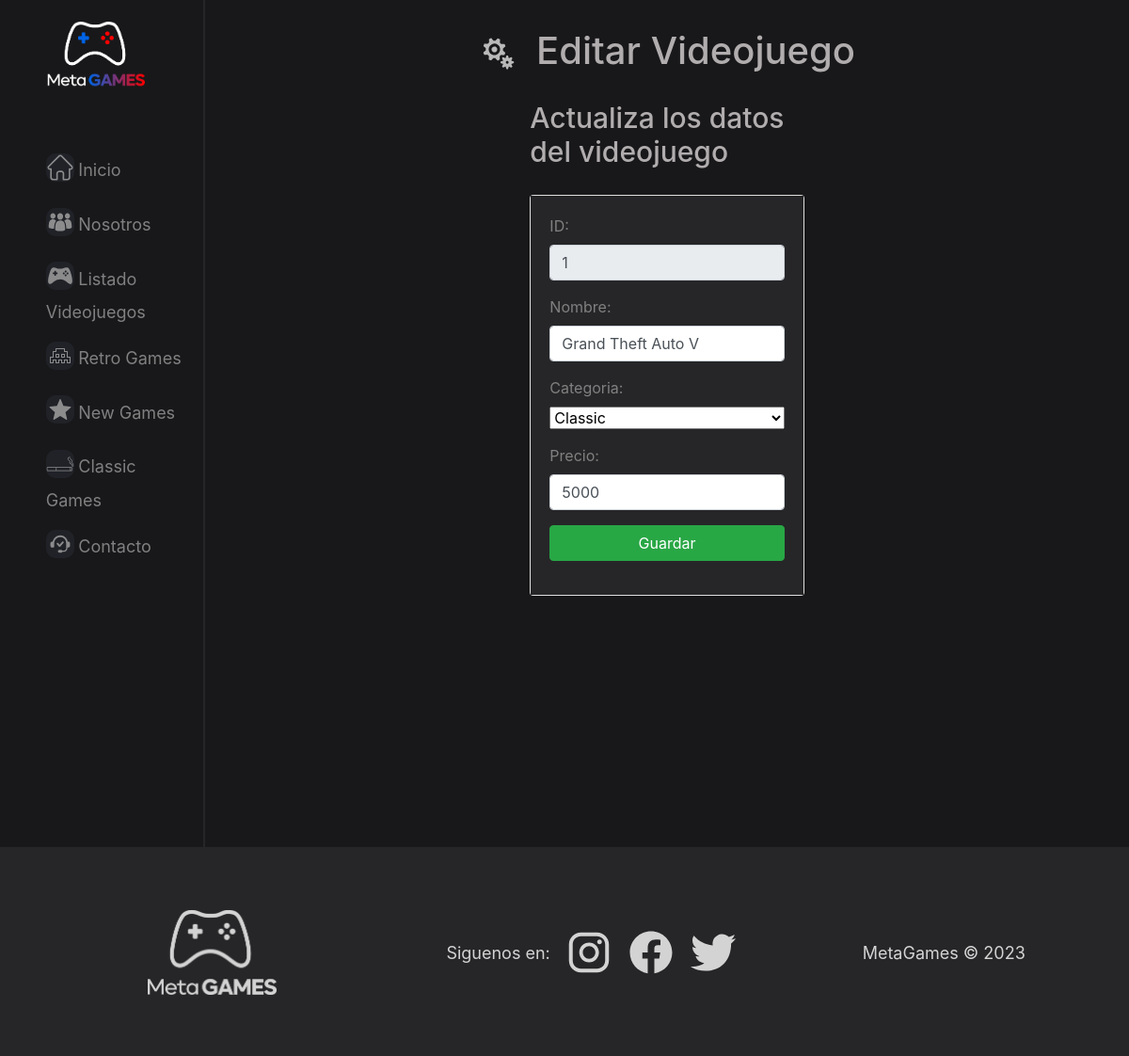
/editar/1, run on an earlier commit of the app's database.
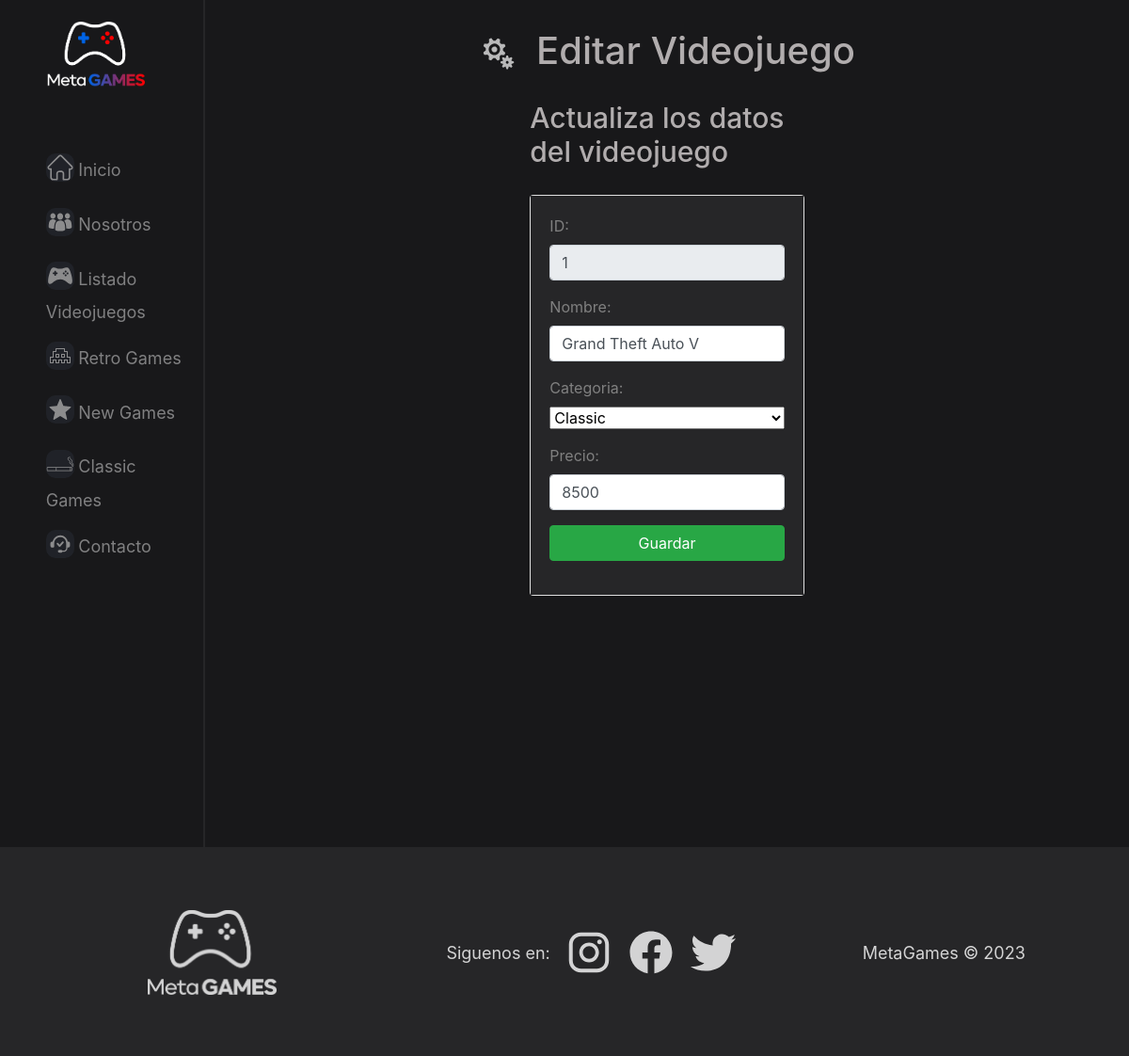
And on a later commit of the database.
### main/models.py (models this page shows, shortened)
class Juego(models.Model):
    id = models.AutoField(primary_key=True)
    nombre = models.CharField(max_length=50)
    categoria = models.ForeignKey('Categoria',on_delete=models.CASCADE, db_column='idCategoria')
    precio = models.IntegerField()
    image = models.ImageField(null=True, blank=True, upload_to="images/")

class Categoria(models.Model):
    id = models.AutoField(db_column='idCategoria', primary_key=True)
    nombre = models.CharField(max_length=50, blank=False, null=False)

### main/views.py (the view)
# urls.py: path('editar/<codigo>', views.editar, name='editar'),
def editar(request, codigo):
    juego = Juego.objects.get(id=codigo)
    categorias = Categoria.objects.all()
    context={"juego":juego,"categorias":categorias}
    return render(request, "main/editar.html", context)

### main/templates/main/editar.html (shortened to what this page needs)
{% load static %}
<!DOCTYPE html>
<html lang="en">
<head>
    <link rel="stylesheet" href="{% static 'main/css/styles.css' %}">
    <link rel="stylesheet" href="https://cdn.jsdelivr.net/npm/bootstrap@4.3.1/dist/css/bootstrap.min.css">
    <link rel="stylesheet" href="https://unicons.iconscout.com/release/v4.0.0/css/line.css"   />
</head>
<body class="cuerpo">
    <nav class="izquierda">
        <img class="logo" src="{% static 'main/media/MetaGamesLogo_2.png' %}" alt="Logo de Meta-Games">
        <ul>
          <li> <img src="{% static 'main/media/icons/Inicio.svg' %}" alt="icon inicio"> <a href="{% url 'index' %}">Inicio</a></li>
          <li> <img src="{% static 'main/media/icons/Nosotros.svg' %}" alt="icon nosotros"> <a href="{% url 'nosotros' %}">Nosotros</a></li>
          <li> <img src="{% static 'main/media/icons/games.svg' %}" alt="icon games"> <a href="{% url 'games' %}">Listado Videojuegos</a></li>
          <li> <img src="{% static 'main/media/icons/Retro.svg' %}" alt="icon retrogames"> <a href="{% url 'retrogames' %}">Retro Games</a></li>
          <li> <img src="{% static 'main/media/icons/Nuevos.svg' %}" alt="icon nuevos"> <a href="{% url 'newgames' %}">New Games</a></li>
          <li> <img src="{% static 'main/media/icons/Clasicos.svg' %}" alt="icon clasicos"> <a href="{% url 'classicgames' %}">Classic Games</a></li>
          <li> <img src="{% static 'main/media/icons/Contactanos.svg' %}"alt="icon contacto"> <a href="{% url 'contactanos' %}">Contacto</a></li>
       </ul>
    </nav>
    <main class="contenido">
        <br>
        <div class="titulo-pagina"><img src="{% static 'main/media/icons/config.svg' %}"><span>Editar Videojuego</span></div>
        <div class="row">
            <div class="col-md-4 offset-md-4">
                <h2 class="subtitulo">Actualiza los datos del videojuego</h2>
                <div class="card">
                    <div class="card-body">
                        <form action="/editarJuego/" method="POST" style="color: grey; background-color: #262628;">
                            <div class="form-group">
                                <label for="id">ID: </label>
                                <input type="text" id="id" name="id" class="form-control" value="{{juego.id}}" readonly>
                            </div>
                            <div class="form-group">
                                <label for="nombre">Nombre: </label>
                                <input type="text" id="nombre" name="nombre" class="form-control" value="{{juego.nombre}}">
                            </div>
                            <div class="form-group">
                                <label for="categoria">Categoria: </label>
                                <select class="form-select" id="categoria" name="categoria" style="width: 100%;">
                                    <option value={{juego.categoria.id}} selected>{{juego.categoria.nombre}}</option>
                                </select>
                            </div>
                            <div class="form-group">
                                <label for="precio">Precio: </label>
                                <input type="number" id="precio" name="precio" class="form-control" value="{{juego.precio}}">
                            </div>
                            <div class="form-group">
                                <button type="submit" class="btn btn-success btn-block text-white">Guardar</button>
                            </div>
                        </form>
                    </div>
                </div>
            </div>
        </div>
    </main>
    <footer class="pie">
        <div class="izq_pie">
          <img class="logo_pie" src="{% static 'main/media\MetaGamesLogo_3.png' %}" alt="Logo de Meta-Games blanco">
        </div>
        <div class="centro_pie">
          <span>Siguenos en: </span>
          <a href="https://www.instagram.com/"><img class="fa-instagram" src="{% static 'main/media/icons/instagram.svg' %}" alt="Logo de Instagram"></a>
          <a href="https://www.facebook.com/"><img class="fa-facebook-f" src="{% static 'main/media/icons/facebook.svg' %}" alt="Logo de Instagram"></a>
          <a href="https://twitter.com/"><img class="fa-google-plus-g" src="{% static 'main/media/icons/twitter.svg' %}" alt="Logo de Instagram"></a>
        </div>
        <div class="der_pie">
          <span>MetaGames © 2023</span>
        </div>
    </footer>
</body>
</html>

### main/static/main/css/styles.css (style rules this page uses)
.cuerpo { margin-top: 0%; margin-left: 0%; margin-right: 0%; margin-bottom: 0%; margin: 0px; padding: 0px; background: #18181a; }
.izquierda { position: absolute; width: 18%; height: 100%; color: white; position: fixed; }
.izquierda ul li { list-style: none; padding: 5%; opacity: 0.5; transition: 0.4s; }
.izquierda ul li a { text-decoration: none; color: white; opacity: 0.9; font-size: large; }
.izquierda ul img { background: #3a40518b; height: 30px; margin-bottom: 10px; transition: 0.5s; border-top-left-radius: 10px; border-bottom-left-radius: 10px; border-bottom-right-radius: 10px; border-top-right-radius: 10px; }
.logo { width: 65%; padding-left: 25%; padding-top: 15%; padding-bottom: 30%; transition: 0.5s; }
.contenido { margin-left: 18%; border-left: 2px solid #262628; min-height: 900px; padding-left: 2%; padding-right: 2%; padding-bottom: 2%; }
.titulo-pagina { padding-bottom: 20px; text-align: center; color: rgb(243, 237, 237); font-size: 40px; font-weight: 500; opacity: 0.7; }
.subtitulo { color: rgb(243, 237, 237); font-size: 30px; font-weight: 500; opacity: 0.7; padding-bottom: 20px; }
.titulo-pagina img { height: 60px; padding-right: 2%; }
.pie { position: absolute; width: 100%; height: 20%; background-color: #262628; text-align: center; color: white; padding: 2%; }
.logo_pie { height: 90px; }
.pie a { display: inline; padding-left: 4%; }
.izq_pie { float: left; width: 35%; height: 100%; display: flex; justify-content: center; align-items: center; opacity: 0.8; }
.der_pie { float: right; width: 30%; height: 100%; display: flex; justify-content: center; align-items: center; opacity: 0.8; }
.centro_pie { float: left; width: 35%; height: 100%; display: flex; justify-content: center; align-items: center; opacity: 0.8; }
.pie span { font-size: large; vertical-align: middle; }
.card { background-color: transparent; border: 0px; transition: transform 0.15s; }
.card-body { color: white; background-color: #262628; }
.centro_pie a img { border-radius: 10px; width: 50px; }

What changed in the data, as far as the page shows it:
changed Juego "Grand Theft Auto V": precio "5000" → "8500"
